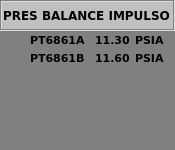
<?xml version="1.0" encoding="UTF-8"?>
<ui version="4.0">
 <class>WPresBalance</class>
 <widget class="QWidget" name="WPresBalance">
  <property name="geometry">
   <rect>
    <x>0</x>
    <y>0</y>
    <width>175</width>
    <height>150</height>
   </rect>
  </property>
  <property name="minimumSize">
   <size>
    <width>175</width>
    <height>150</height>
   </size>
  </property>
  <property name="maximumSize">
   <size>
    <width>175</width>
    <height>150</height>
   </size>
  </property>
  <property name="windowTitle">
   <string>WPresBalance</string>
  </property>
  <property name="styleSheet">
   <string notr="true">background-color: rgb(128, 128, 128);</string>
  </property>
  <widget class="QFrame" name="frame">
   <property name="geometry">
    <rect>
     <x>0</x>
     <y>0</y>
     <width>175</width>
     <height>31</height>
    </rect>
   </property>
   <property name="styleSheet">
    <string notr="true">background-color: rgb(192, 192, 192);</string>
   </property>
   <property name="frameShape">
    <enum>QFrame::Box</enum>
   </property>
   <property name="frameShadow">
    <enum>QFrame::Sunken</enum>
   </property>
  </widget>
  <widget class="QLabel" name="lbPreBALIT">
   <property name="geometry">
    <rect>
     <x>3</x>
     <y>7</y>
     <width>170</width>
     <height>16</height>
    </rect>
   </property>
   <property name="font">
    <font>
     <family>Verdana</family>
     <pointsize>9</pointsize>
     <weight>75</weight>
     <bold>true</bold>
    </font>
   </property>
   <property name="styleSheet">
    <string notr="true">background-color: rgb(192, 192, 192);</string>
   </property>
   <property name="text">
    <string>PRES BALANCE IMPULSO</string>
   </property>
  </widget>
  <widget class="QLabel" name="lbBALIT_1">
   <property name="geometry">
    <rect>
     <x>30</x>
     <y>32</y>
     <width>61</width>
     <height>16</height>
    </rect>
   </property>
   <property name="font">
    <font>
     <family>Verdana</family>
     <pointsize>8</pointsize>
     <weight>75</weight>
     <bold>true</bold>
    </font>
   </property>
   <property name="styleSheet">
    <string notr="true">background-color: rgb(128, 128, 128);</string>
   </property>
   <property name="text">
    <string>PT6861A</string>
   </property>
  </widget>
  <widget class="QLabel" name="lbBALI_1">
   <property name="geometry">
    <rect>
     <x>95</x>
     <y>32</y>
     <width>38</width>
     <height>15</height>
    </rect>
   </property>
   <property name="font">
    <font>
     <family>Verdana</family>
     <pointsize>8</pointsize>
     <weight>75</weight>
     <bold>true</bold>
    </font>
   </property>
   <property name="styleSheet">
    <string notr="true">background-color: rgb(128, 128, 128);</string>
   </property>
   <property name="text">
    <string>11.30</string>
   </property>
  </widget>
  <widget class="QLabel" name="lbBALIU_1">
   <property name="geometry">
    <rect>
     <x>135</x>
     <y>32</y>
     <width>38</width>
     <height>15</height>
    </rect>
   </property>
   <property name="font">
    <font>
     <family>Verdana</family>
     <pointsize>8</pointsize>
     <weight>75</weight>
     <bold>true</bold>
    </font>
   </property>
   <property name="styleSheet">
    <string notr="true">background-color: rgb(128, 128, 128);</string>
   </property>
   <property name="text">
    <string>PSIA</string>
   </property>
  </widget>
  <widget class="QLabel" name="lbBALIU_2">
   <property name="geometry">
    <rect>
     <x>135</x>
     <y>50</y>
     <width>38</width>
     <height>15</height>
    </rect>
   </property>
   <property name="font">
    <font>
     <family>Verdana</family>
     <pointsize>8</pointsize>
     <weight>75</weight>
     <bold>true</bold>
    </font>
   </property>
   <property name="styleSheet">
    <string notr="true">background-color: rgb(128, 128, 128);</string>
   </property>
   <property name="text">
    <string>PSIA</string>
   </property>
  </widget>
  <widget class="QLabel" name="lbBALIT_2">
   <property name="geometry">
    <rect>
     <x>30</x>
     <y>50</y>
     <width>61</width>
     <height>16</height>
    </rect>
   </property>
   <property name="font">
    <font>
     <family>Verdana</family>
     <pointsize>8</pointsize>
     <weight>75</weight>
     <bold>true</bold>
    </font>
   </property>
   <property name="styleSheet">
    <string notr="true">background-color: rgb(128, 128, 128);</string>
   </property>
   <property name="text">
    <string>PT6861B</string>
   </property>
  </widget>
  <widget class="QLabel" name="lbBALI_2">
   <property name="geometry">
    <rect>
     <x>95</x>
     <y>50</y>
     <width>38</width>
     <height>15</height>
    </rect>
   </property>
   <property name="font">
    <font>
     <family>Verdana</family>
     <pointsize>8</pointsize>
     <weight>75</weight>
     <bold>true</bold>
    </font>
   </property>
   <property name="styleSheet">
    <string notr="true">background-color: rgb(128, 128, 128);</string>
   </property>
   <property name="text">
    <string>11.60</string>
   </property>
  </widget>
  <widget class="QLabel" name="lbFondo">
   <property name="geometry">
    <rect>
     <x>0</x>
     <y>0</y>
     <width>175</width>
     <height>150</height>
    </rect>
   </property>
   <property name="styleSheet">
    <string notr="true">background-color: rgb(128, 128, 128);</string>
   </property>
   <property name="text">
    <string/>
   </property>
  </widget>
  <zorder>lbFondo</zorder>
  <zorder>frame</zorder>
  <zorder>lbPreBALIT</zorder>
  <zorder>lbBALIT_1</zorder>
  <zorder>lbBALI_1</zorder>
  <zorder>lbBALIU_1</zorder>
  <zorder>lbBALIU_2</zorder>
  <zorder>lbBALIT_2</zorder>
  <zorder>lbBALI_2</zorder>
 </widget>
 <layoutdefault spacing="6" margin="11"/>
 <resources/>
 <connections/>
</ui>
